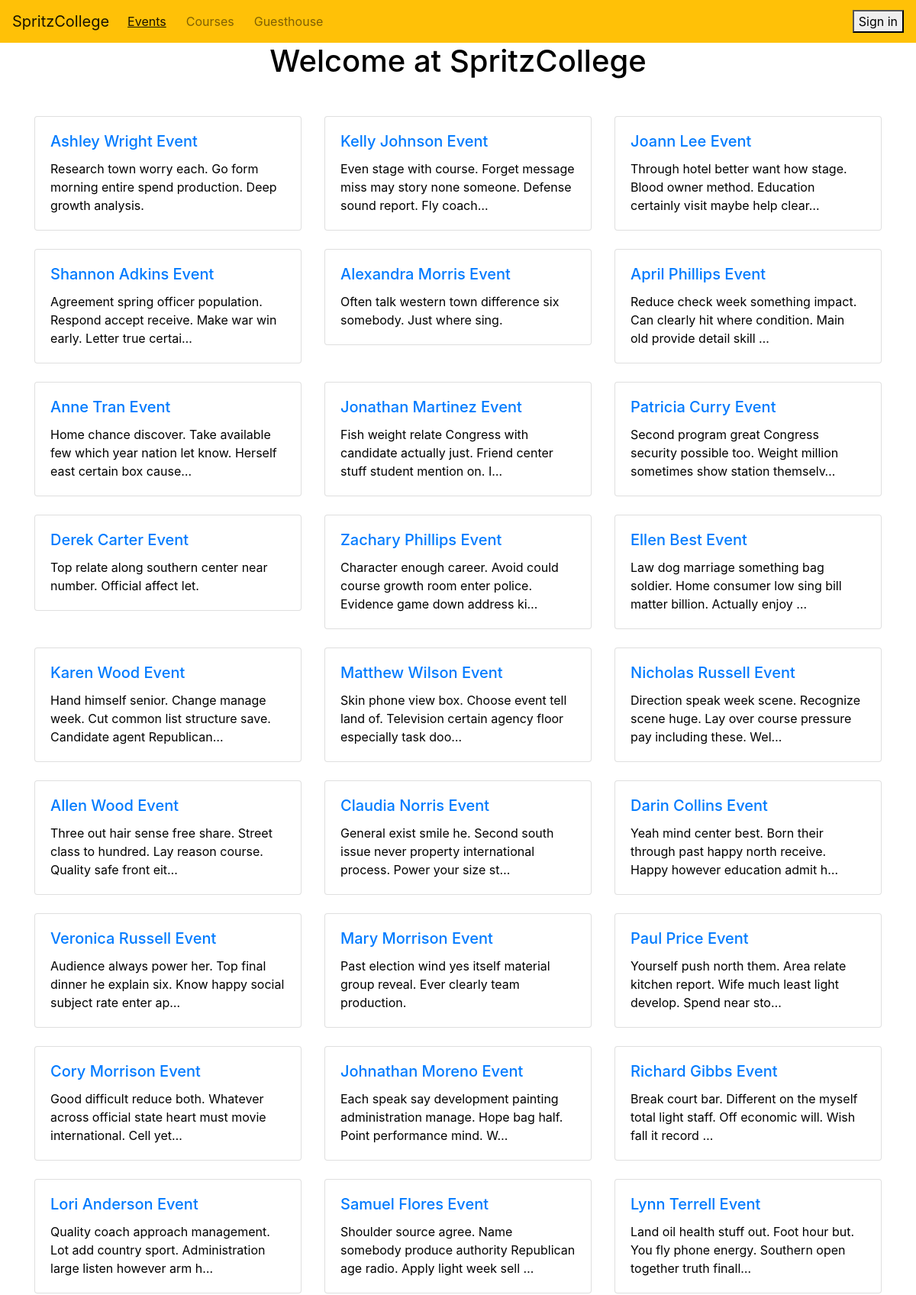
The page /activities/events/ (upper part) on the database its author committed.
### Activities/models.py (models this page shows, shortened)
class Event (models.Model):
    name = models.CharField(max_length=100)
    description = models.TextField(max_length=250)
    date = models.DateField()
    price = models.FloatField(null=True, blank=True, default="conference room")
    max_capacity = models.IntegerField(default=100)
    place = models.CharField(max_length=20)

### Activities/views.py (the view)
# urls.py: path("events/", EventsList.as_view(), name="list_events"),
class EventsList (ListView):
    model = Event
    template_name = "Activities/events.html"
    def get_context_data(self, **kwargs):
        context = super(EventsList, self).get_context_data(**kwargs)
        context['title'] = "Events"
        return context

### Activities/templates/Activities/events.html (shortened to what this page needs)
{% extends 'base.html' %}
{% block content %}
    <div class="container">
        <h1 class="text-center">Welcome at SpritzCollege</h1>
        <div class="row justify-content-center mt-5">
            {% if object_list %}
                {% for event in object_list %}
                    <div class="col-md-4 mb-4">
                        <div class="card">
                            <div class="card-body">
                                <h5 class="card-title">
                                    <a href="{% url 'event_detail' event.id %}">{{ event.name }}</a>
                                </h5>
                                <p class="card-text">{{ event.description|truncatechars:100 }}</p>
                            </div>
                        </div>
                    </div>
                {% endfor %}
            {% else %}
                <div class="col-md-6">
                    <div class="alert alert-info" role="alert">
                        There are no events scheduled yet! Come back later or sign up to be the first to know news!
                    </div>
                </div>
            {% endif %}
        </div>
    </div>
{% endblock %}

### templates/base.html (shortened to what this page needs)
{% load static %}
<!DOCTYPE html>
<html lang="it">
<head>
  <link rel="stylesheet" href="https://cdn.jsdelivr.net/npm/bootstrap@4.6.1/dist/css/bootstrap.min.css">
</head>
<body>
  <header class="top-bar">
    <nav class="navbar navbar-expand-lg navbar-light bg-warning text-white">
      <a class="navbar-brand" href="{% url 'home' %}">SpritzCollege</a>
      <div class="collapse navbar-collapse" id="navbarSupportedContent">
        <ul class="navbar-nav mr-auto">
          <li class="nav-item">
              <a class="nav-link" href="{% url 'list_events' %}">Events</a>
          </li>
          <li class="nav-item">
              <a class="nav-link" href="{% url 'list_courses' %}">Courses</a>
          </li>
          <li class="nav-item">
              <a class="nav-link" href="#">Guesthouse</a>
          </li>
      </ul>
        {% if user.is_authenticated %}
        <form method="post" action="{% url 'logout' %}">
            {% csrf_token %}
            <button type="submit">Logout: {{user.username}}</button>
        </form>
    {% else %}
    <form method="post" action="{% url 'login' %}">
      <button type="submit">Sign in</button>
  </form>
    {% endif %}
      </div>
    </nav>
  </header>
  <main>
    {% block content %}
    {% endblock %}
  </main>
</body>
</html>

### templates/base.html (style rules this page uses)
body { background-color: white; color: black; }
.active { text-decoration: underline; color: white; }
.navbar-nav { display: flex; align-items: center; }
.nav-item { margin-right: 10px; }

### rows shown on the page
Event: name "Ashley Wright Event", description "Research town worry each. Go form morning entire spend production. Deep growth analysis."
Event: name "Kelly Johnson Event", description "Even stage with course. Forget message miss may story none someone. Defense sound report. Fly coach…"
Event: name "Joann Lee Event", description "Through hotel better want how stage. Blood owner method. Education certainly visit maybe help clear…"
Event: name "Shannon Adkins Event", description "Agreement spring officer population. Respond accept receive. Make war win early. Letter true certai…"
Event: name "Alexandra Morris Event", description "Often talk western town difference six somebody. Just where sing."
Event: name "April Phillips Event", description "Reduce check week something impact. Can clearly hit where condition. Main old provide detail skill …"
Event: name "Anne Tran Event", description "Home chance discover. Take available few which year nation let know. Herself east certain box cause…"
Event: name "Jonathan Martinez Event", description "Fish weight relate Congress with candidate actually just. Friend center stuff student mention on. I…"
Event: name "Patricia Curry Event", description "Second program great Congress security possible too. Weight million sometimes show station themselv…"
Event: name "Derek Carter Event", description "Top relate along southern center near number. Official affect let."
Event: name "Zachary Phillips Event", description "Character enough career. Avoid could course growth room enter police. Evidence game down address ki…"
Event: name "Ellen Best Event", description "Law dog marriage something bag soldier. Home consumer low sing bill matter billion. Actually enjoy …"
Event: name "Karen Wood Event", description "Hand himself senior. Change manage week. Cut common list structure save. Candidate agent Republican…"
Event: name "Matthew Wilson Event", description "Skin phone view box. Choose event tell land of. Television certain agency floor especially task doo…"
Event: name "Nicholas Russell Event", description "Direction speak week scene. Recognize scene huge. Lay over course pressure pay including these. Wel…"
Event: name "Allen Wood Event", description "Three out hair sense free share. Street class to hundred. Lay reason course. Quality safe front eit…"
Event: name "Claudia Norris Event", description "General exist smile he. Second south issue never property international process. Power your size st…"
Event: name "Darin Collins Event", description "Yeah mind center best. Born their through past happy north receive. Happy however education admit h…"
Event: name "Veronica Russell Event", description "Audience always power her. Top final dinner he explain six. Know happy social subject rate enter ap…"
Event: name "Mary Morrison Event", description "Past election wind yes itself material group reveal. Ever clearly team production."
Event: name "Paul Price Event", description "Yourself push north them. Area relate kitchen report. Wife much least light develop. Spend near sto…"
Event: name "Cory Morrison Event", description "Good difficult reduce both. Whatever across official state heart must movie international. Cell yet…"
Event: name "Johnathan Moreno Event", description "Each speak say development painting administration manage. Hope bag half. Point performance mind. W…"
Event: name "Richard Gibbs Event", description "Break court bar. Different on the myself total light staff. Off economic will. Wish fall it record …"
Event: name "Lori Anderson Event", description "Quality coach approach management. Lot add country sport. Administration large listen however arm h…"
Event: name "Samuel Flores Event", description "Shoulder source agree. Name somebody produce authority Republican age radio. Apply light week sell …"
Event: name "Lynn Terrell Event", description "Land oil health stuff out. Foot hour but. You fly phone energy. Southern open together truth finall…"
